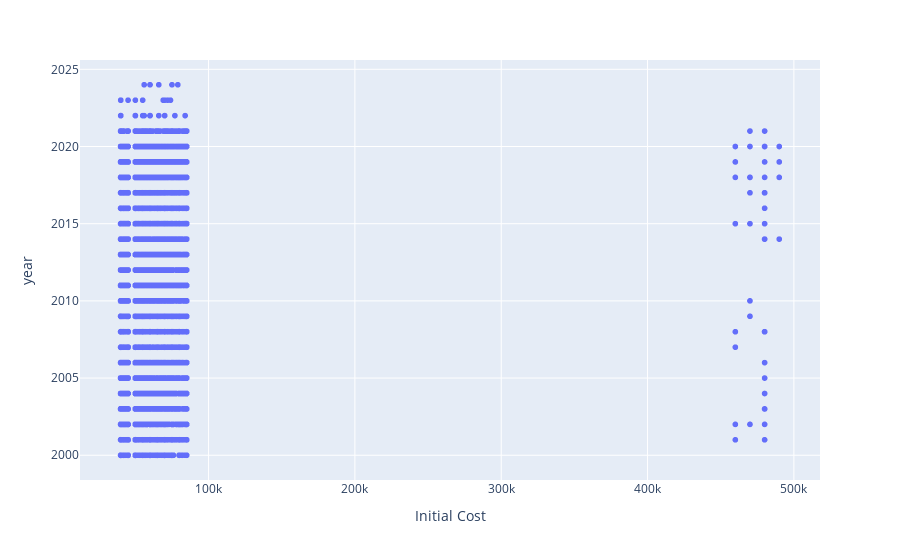

Notebook cell for this chart:
### Code cell
import plotly.express as px
fig = px.scatter(ny_df, x='Initial Cost', y = 'year')
fig.show()

### Figure 1 — Plotly figure (JSON) as saved in the notebook; plotly's stock layout.template omitted (floating-point values rounded to 4 significant figures; data arrays with more than 128 entries replaced by an {"elided": "..."} marker saying what was removed)
{"data": [{"hovertemplate": "Initial Cost=%{x}<br>year=%{y}<extra></extra>", "legendgroup": "", "marker": {"color": "#636efa", "symbol": "circle"}, "mode": "markers", "name": "", "showlegend": false, "type": "scattergl", "x": {"elided": "14970 int values"}, "xaxis": "x", "y": {"elided": "14970 int values"}, "yaxis": "y"}], "layout": {"legend": {"tracegroupgap": 0}, "margin": {"t": 60}, "xaxis": {"anchor": "y", "domain": [0, 1], "title": {"text": "Initial Cost"}}, "yaxis": {"anchor": "x", "domain": [0, 1], "title": {"text": "year"}}}}
